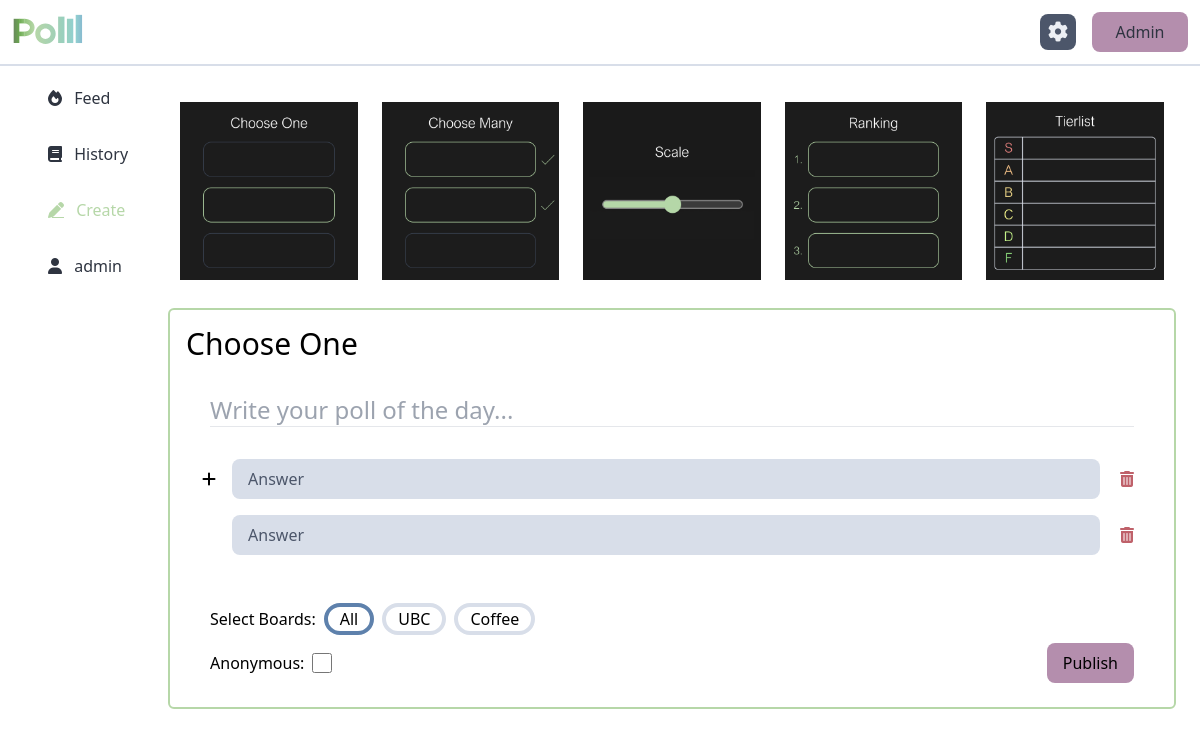
The app's page /create (signed in), older data.
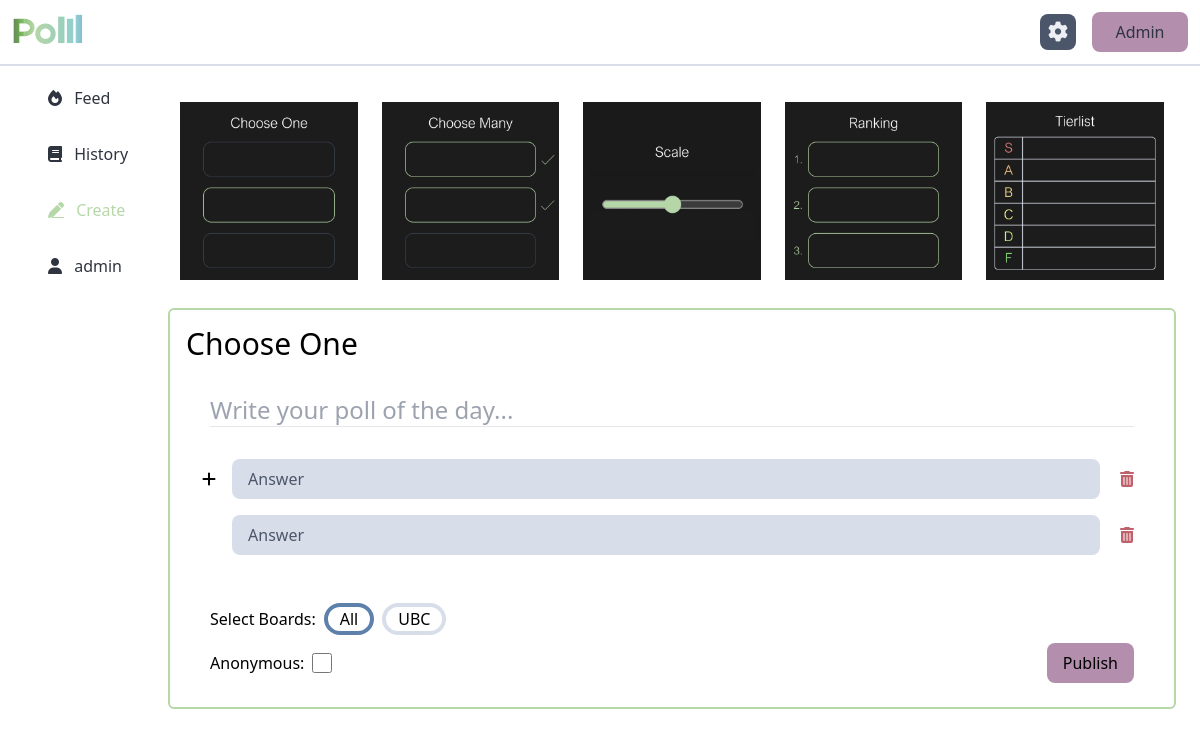
The same page, newer data.
### tables this page shows
CREATE TABLE user (
	id INTEGER PRIMARY KEY, 
	username TEXT NOT NULL, 
	email TEXT UNIQUE NOT NULL, 
	account_created DATETIME NOT NULL, 
	last_online DATETIME NOT NULL, 
  last_poll_created DATETIME,
  next_poll_allowed DATETIME,
  is_muted BOOLEAN NOT NULL CHECK (is_muted IN (0, 1)), 
  is_banned BOOLEAN NOT NULL CHECK (is_banned IN (0, 1))
);

CREATE TABLE board (
  id INTEGER PRIMARY KEY,
  name TEXT NOT NULL
);

### polll/home.py (the view)
@home.route("/create")
@requires_auth
def create():
    db = get_db()
    cur = db.cursor()
    query = """
    SELECT *
    FROM user
    WHERE email=?
    """
    user = cur.execute(query, (session["user"]["email"],)).fetchone()
    cooldown = on_cooldown(user)
    query = "SELECT * FROM board"
    boards = [dict(b) for b in cur.execute(query).fetchall()]
    session["admin"] = False
    session["tab"] = "create"
    session["on_cooldown"] = cooldown
    return render_template("home/create.html", session=session, boards=boards)

### polll/auth.py (called while the page is built)
def requires_auth(f):
    @wraps(f)
    def decorated(*args, **kwargs):
        if not session.get("user"):
            return redirect(url_for('home.index'))
        return f(*args, **kwargs)
    return decorated

### polll/db.py (called while the page is built)
def get_db():
    if "db" not in g:
        g.db = sqlite3.connect(
            current_app.config["DATABASE"],
            detect_types=sqlite3.PARSE_DECLTYPES
        )
        g.db.row_factory = sqlite3.Row
    return g.db

### polll/utils.py (called while the page is built)
def on_cooldown(user_dict):
    next_poll_allowed = user_dict["next_poll_allowed"]
    if next_poll_allowed:
        next_poll_time = datetime.strptime(
            next_poll_allowed,
            '%Y-%m-%d %H:%M:%S'
        )
        return datetime.utcnow() < next_poll_time
    return False

### polll/templates/home/create.html
{% extends "home/home.html" %}
{% block home_content %}
  <div class="rounded-lg overflow-hidden" id="create-card">
    {% include "home/create-card.html" %}
  </div>
{% endblock %}

### polll/templates/home/home.html (shortened to what this page needs)
{% extends "base.html" %}
{% block body %}
<main id="main" class="relative min-h-screen">
  <div class="w-screen h-screen flex flex-col dark:text-nord-4 dark:bg-gradient-to-t dark:from-grad-start dark:to-grad-end pb-10 md:pb-0">
    {% include "navbar.html" %}
    <div class="flex overflow-hidden flex-row grow md:pt-4">
      <div class="hidden p-2 md:flex md:justify-center md:px-8 select-none">
          <div class="flex flex-col overflow-hidden items-start h-full min-w-max">
            {{ macs.buttons() }}
          </div>
      </div>
      <div id="home-content" class="w-full overflow-auto p-2 no-scrollbar select-none">
        {% block home_content %}{% endblock %}
      </div>
    </div>
</main>
{% endblock %}

### polll/templates/base.html (shortened to what this page needs)
<!doctype html>
<head>
  <link href="{{ url_for('static', filename='output.css') }}" rel="stylesheet" />
  <link href="https://cdn.jsdelivr.net/npm/apexcharts@4.3.0/dist/apexcharts.min.css" rel="stylesheet">
  {% import 'macros.jinja' as macs %}
</head>
<html class="overflow-hidden overscroll-none">
  <body hx-boost="true" onload="add_notification_listener()">
    {% block body %}
    {% endblock %}
  </body>
</html>

### polll/templates/macros.jinja
{% macro buttons(showIcons=true, feed="visible", history="visible", create="visible", myPolls="visible") %}
<a class="{{feed}} text-nord-0 dark:text-polll-blue h-10 flex justify-center items-center pt-2 pb-2 md:pb-12 font-light" href="{{ url_for('home.feed') }}">
    <span class="{% if session.tab == 'feed' %} text-polll-green {% endif %}">
        <i class="ml-2 text-xl md:text-base fa-solid fa-fire px-2"></i>
        {% if showIcons %} Feed {% endif %}
    </span>
</a>
<a class="{{history}} text-nord-0 dark:text-polll-blue h-10 flex justify-center items-center pt-2 pb-2 md:pb-12 font-light" href="{{ url_for('home.history') }}">
    <span class="{% if session.tab == 'history' %} text-polll-green {% endif %}">
        <i class="ml-2 text-xl md:text-base fa-solid fa-book px-2"></i>
        {% if showIcons %} History {% endif %}
    </span>
</a>
<a class="{{create}} text-nord-0 dark:text-polll-blue h-10 flex justify-center items-center pt-2 pb-2 md:pb-12 font-light" href="{{ url_for('home.create') }}">
    <span class="{% if session.tab == 'create' %} text-polll-green {% endif %}">
        <i class="ml-2 text-xl md:text-base fa-solid fa-pen underline px-2"></i>
        {% if showIcons %} Create {% endif %}
    </span>
</a>
<a class="{{myPolls}} text-nord-0 dark:text-polll-blue h-10 flex justify-center items-center pt-2 pb-2 md:pb-12 font-light" href="{{ url_for('home.mypolls') }}">
    <span class="{% if session.tab == 'mypolls' %} text-polll-green {% endif %}">
        <i class="ml-2 text-xl md:text-base fa-solid fa-user px-2"></i>
        {% if showIcons %} {{session.user.username}} {% endif %}
    </span>
</a>
{% endmacro %}

### polll/templates/navbar.html
<div class="w-100% flex space-x-4 items-center border-b-2 border-nord-4 dark:border-nord-3 dark:bg-neutral-900 p-3 select-none">
  <a href="/">
    <img
      id="logo-icon-home"
      class="h-9"
      src="{{ url_for('static', filename='assets/logo-name-dark.svg') }}"
    />
  </a>
  {% if not session.admin %}
    <button
      class="!ml-auto bg-nord-3 text-nord-6 dark:bg-nord-4 dark:text-nord-0 rounded-lg w-9 h-9 flex justify-center items-center"
      hx-get="{{ url_for('home.open_settings') }}"
      hx-target="#settings"
      hx-swap="innerHTML"
      hx-on::after-request="open_settings();"
    >
      <i id="settings-icon" class="fas fa-gear text-xl cursor-pointer"></i>
    </button>
  {% endif %}
  {% if session.user.email == "admin@polll.org" %}
    {% if session.admin %}
      <a class="!ml-auto bg-nord-15 text-nord-0 rounded-lg w-24 h-10 flex justify-center items-center" href="{{ url_for('home.feed') }}">
        Home
      </a>
    {% else %}
      <a class="bg-nord-15 text-nord-0 rounded-lg w-24 h-10 flex justify-center items-center" href="{{ url_for('admin.users') }}">
        Admin
      </a>
    {% endif %}
  {% endif %}
</div>

### polll/templates/home/create-card.html (shortened to what this page needs)
{% if not session.on_cooldown %}
<div class="flex flex-col h-full space-y-4 pr-4 pb-2">
  <div class="flex flex-row justify">
    <label class="p-2 rounded-md dark:border-4 border-polll-blue m-1 has-[:checked]:border-polll-green" title="Choose One">
      <img class="min-w-10" src="../../static/assets/choose-one.png"/>
    </label>
    <label class="p-2 rounded-md dark:border-4 border-polll-blue m-1 has-[:checked]:border-polll-green" title="Choose Many">
      <img class="min-w-10" src="../../static/assets/choose-many.png"/>
    </label>
    <label class="p-2 rounded-md dark:border-4 border-polll-blue m-1 has-[:checked]:border-polll-green" title="Scale">
      <img class="min-w-10" src="../../static/assets/scale.png"/>
    </label>
    <label class="p-2 rounded-md dark:border-4 border-polll-blue m-1 has-[:checked]:border-polll-green" title="Ranking">
      <img class="min-w-10" src="../../static/assets/ranking.png"/>
    </label>
    <label class="p-2 rounded-md dark:border-4 border-polll-blue m-1 has-[:checked]:border-polll-green" title="Tier List">
      <img class="min-w-10" src="../../static/assets/tier-list.png"/>
    </label>
  </div>
  <div class="flex flex-col h-fit grow border-2 border-polll-green rounded-md">
    <div id="question-lbl" class="px-4 pt-4 text-3xl">
      Choose One
    </div>
    <div class="px-10 pt-8 text-2xl">
      <input class="poll-create bg-transparent dark:text-white w-11/12 focus:outline-none font-light"
        autocomplete="off"
        name="poll_question"
        placeholder="Write your poll of the day..."
      />
      <hr>
    </div>
    <div class="grow p-8">
      <div id="multiple-ans" class="flex flex-col justify-center">
        <div id="ans-types" class="unhidden">
          <div id="answer-editor" class="flex flex-row">
            <button id="answer-add"
              class="h-10 cursor-default"
              hx-get="{{ url_for('home.create_answer') }}"
              hx-swap="beforeend"
              hx-target="#answer-list"
            >
              <i class="fa fa-plus"></i>
            </button>
            <div id="answer-list" class="flex flex-col grow">
              {% include "home/create-answer.html" %}
              {% include "home/create-answer.html" %}
            </div>
          </div>
        </div>
      </div>
    </div>
    <div class="flex flex-row items-center mt-auto px-10 pb-2">
      <span class="mr-2">Select Boards:</span>
      {% for board in boards %}
        <label class="rounded-2xl px-3 mr-2 h-8 border-4 border-nord-4 hover:dark:bg-nord-0 has-[:checked]:border-nord-10 {% if board.name == 'All' %}border-nord-10{% endif %}">
          {{ board.name }}
        </label>
      {% endfor %}
    </div>
    <div class="flex flex-row items-center px-10 pb-6">
      <span class="mr-2 font-light">Anonymous:</span>
      <input class="poll-create w-5 h-5" name="poll_anonymous" type="checkbox">
      <button class="rounded-lg bg-nord-15 text-black py-2 px-4 ml-auto"
        hx-get="{{ url_for('home.create_poll') }}"
        hx-target="#create-card"
        hx-swap="innerHTML"
        hx-include=".poll-create"
        hx-confirm="Once you create a poll, you won't be able to change it. Continue?"
      >
        <p class="font-light">Publish</p>
      </button>
    </div>
  </div>
</div>
{% endif %}
</div>

### polll/templates/home/create-answer.html
<div class="flex flex-row space-x-3 grow pl-4 pb-4 cursor-default">
  <input class="poll-create grow h-10 font-light rounded-lg py-2 px-4 bg-nord-4 text-nord-0 dark:bg-nord-0 dark:text-nord-6 hover:border-2 hover:border-nord-0 hover:dark:border-nord-4 placeholder:text-nord-3 placeholder:dark:text-nord-4"
    placeholder="Answer"
    name="poll_answer"
    autocomplete="off"
    autofocus
  />
  <button
    id="remove-ans-btn"
    class="px-2 cursor-default"
    onclick="remove_poll_answer(this)"
  >
    <i class="fa fa-trash text-nord-11"></i>
  </button>
</div>

Row changes from the older to the newer data that the page shows:
removed board: name "Coffee"
